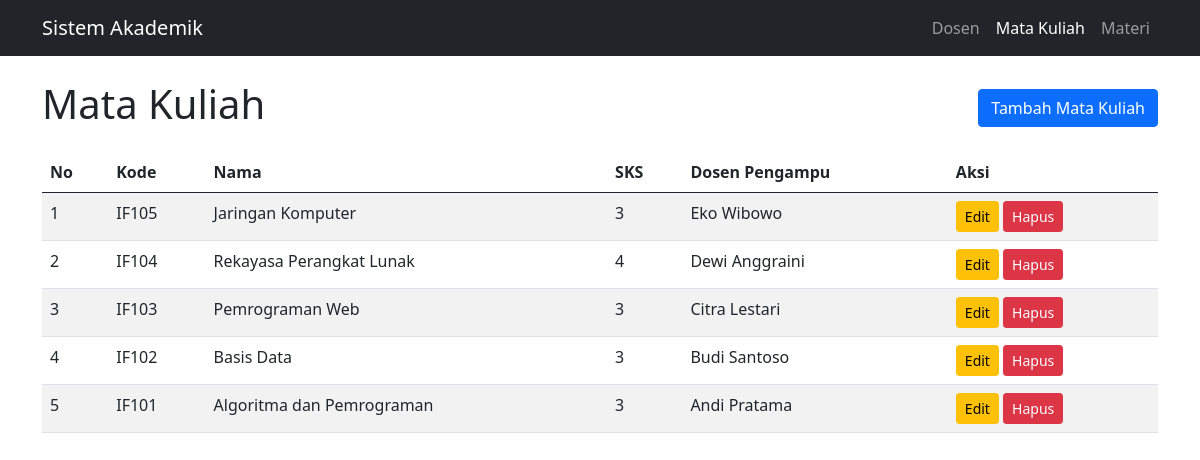
/index.php?page=courses, run on the app's committed database.
### tables this page shows
CREATE TABLE `courses` (
  `id` int(11) NOT NULL,
  `code` varchar(20) NOT NULL,
  `name` varchar(120) NOT NULL,
  `credits` tinyint(3) UNSIGNED NOT NULL DEFAULT 3,
  `lecturer_id` int(11) NOT NULL
);

CREATE TABLE `lecturers` (
  `id` int(11) NOT NULL,
  `name` varchar(100) NOT NULL,
  `nidn` varchar(20) NOT NULL,
  `phone` varchar(20) NOT NULL,
  `join_date` date NOT NULL
);

### controllers/CourseController.php (called while the page is built, shortened)
<?php
include_once __DIR__ . '/../config.php';
include_once __DIR__ . '/../views/CourseView.php';
class CourseController
{
    private $course;
    public function __construct()
    {
        $this->course = new Course(Config::$db_host, Config::$db_user, Config::$db_pass, Config::$db_name);
    }
    public function index()
    {
        $this->course->open();
        $this->course->getCourses();
        $data = array();
        while ($row = $this->course->getResult()) {
            array_push($data, $row);
        }
        (new CourseView())->render($data);
    }
}

### models/DB.php (called while the page is built, shortened)
<?php
require_once __DIR__ . '/../config.php';
class DB
{
    protected ?mysqli $connection = null;
    private string $dbHost;
    private string $dbUser;
    private string $dbPass;
    private string $dbName;
    public function __construct(string $host, string $user, string $pass, string $name)
    {
        $this->dbHost = $host;
        $this->dbUser = $user;
        $this->dbPass = $pass;
        $this->dbName = $name;
    }
    public function open()
    {
        $this->connection = new mysqli($this->dbHost, $this->dbUser, $this->dbPass, $this->dbName);
        $this->connection->set_charset('utf8mb4');
    }
    public function close()
    {
        if ($this->connection !== null) {
            $this->connection = null;
        }
    }
    protected function connection(): mysqli
    {
        return $this->connection;
    }
    public function execute(string $query)
    {
        $this->result = $this->connection()->query($query);
    }
}

### models/Course.php (called while the page is built, shortened)
<?php
require_once __DIR__ . '/DB.php';
class Course extends DB
{
    public function getCourses()
    {
        $sql = 'SELECT courses.*, lecturers.name AS lecturer_name FROM courses JOIN lecturers ON lecturers.id = courses.lecturer_id ORDER BY courses.id DESC';
        $this->execute($sql);
    }
}

### config.php (called while the page is built, shortened)
<?php
function e(?string $value): string
{
    return htmlspecialchars((string) $value, ENT_QUOTES, 'UTF-8');
}

### views/CourseView.php (the view, shortened to what this page needs)
<?php
require_once __DIR__ . '/Template.php';
class CourseView
{
    public function render(array $data)
    {
        $rows = '';
        $no = 1;
        foreach ($data as $course) {
            $id = e((string) $course['id']);
            $rows .= '<tr><td>' . $no++ . '</td><td>' . e($course['code']) . '</td><td>' . e($course['name']) . '</td>'
                . '<td>' . e((string) $course['credits']) . '</td><td>' . e($course['lecturer_name']) . '</td><td>'
                . '<a class="btn btn-sm btn-warning" href="index.php?page=course-edit&amp;id=' . $id . '">Edit</a> '
                . '<form class="d-inline" method="post" action="index.php?page=course-delete" onsubmit="return confirm(\'Hapus mata kuliah ini?\')">'
                . '<input type="hidden" name="id" value="' . $id . '"><button class="btn btn-sm btn-danger">Hapus</button></form></td></tr>';
        }
    }
}

### index.php (shortened to what this page needs)
<?php
require_once __DIR__ . '/config.php';
require_once __DIR__ . '/models/DB.php';
require_once __DIR__ . '/controllers/LecturerController.php';
require_once __DIR__ . '/controllers/CourseController.php';
$page = $_GET['page'] ?? 'lecturers';
if (isset($_POST['save_lecturer'])) {
    $controller = new LecturerController();
    if ($page === 'lecturer-edit') { $controller->edit(); } else { $controller->add(); }
} elseif (isset($_POST['save_course'])) {
    $controller = new CourseController();
    if ($page === 'course-edit') { $controller->edit(); } else { $controller->add(); }
} elseif (isset($_POST['save_material'])) {
    $controller = new CourseMaterialController();
    if ($page === 'material-edit') { $controller->edit(); } else { $controller->add(); }
} elseif (!empty($_GET['page']) && $_GET['page'] === 'lecturer-delete') {
    if ($_SERVER['REQUEST_METHOD'] !== 'POST') { header('Location: index.php'); exit; }
    (new LecturerController())->delete();
} elseif (!empty($_GET['page']) && $_GET['page'] === 'course-delete') {
    if ($_SERVER['REQUEST_METHOD'] !== 'POST') { header('Location: index.php?page=courses'); exit; }
    (new CourseController())->delete();
} elseif (!empty($_GET['page']) && $_GET['page'] === 'material-delete') {
    if ($_SERVER['REQUEST_METHOD'] !== 'POST') { header('Location: index.php?page=materials'); exit; }
    (new CourseMaterialController())->delete();
} elseif ($page === 'lecturer-edit') {
    (new LecturerController())->edit();
} elseif ($page === 'lecturer-create') {
    (new LecturerController())->add();
} elseif ($page === 'course-edit') {
    (new CourseController())->edit();
} elseif ($page === 'course-create') {
    (new CourseController())->add();
} elseif ($page === 'material-edit') {
    (new CourseMaterialController())->edit();
} elseif ($page === 'material-create') {
    (new CourseMaterialController())->add();
} elseif ($page === 'courses') {
    (new CourseController())->index();
} elseif ($page === 'materials') {
    (new CourseMaterialController())->index();
} elseif ($page === 'lecturers') {
    (new LecturerController())->index();
} else {
    header('Location: index.php');
    exit;
}

### views/Template.php
<?php
class Template
{
    private string $content;
    public function __construct(string $filename)
    {
        $path = __DIR__ . '/../templates/' . $filename;
        $this->content = file_get_contents($path) ?: '';
    }
    public function replace(string $token, string $value)
    {
        $this->content = str_replace('{{' . $token . '}}', $value, $this->content);
    }
    public function write()
    {
        echo preg_replace('/\{\{[A-Z_]+\}\}/', '', $this->content);
    }
}

### data on the page
courses: code "IF105", name "Jaringan Komputer", credits "3", lecturer.name "Eko Wibowo"
courses: code "IF104", name "Rekayasa Perangkat Lunak", credits "4", lecturer.name "Dewi Anggraini"
courses: code "IF103", name "Pemrograman Web", credits "3", lecturer.name "Citra Lestari"
courses: code "IF102", name "Basis Data", credits "3", lecturer.name "Budi Santoso"
courses: code "IF101", name "Algoritma dan Pemrograman", credits "3", lecturer.name "Andi Pratama"

### other printed values
preg_replace('/\{\{[A-Z_]+\}\}/', '', $this->content) "Sistem Akademik Dosen Mata Kuliah Materi Mata Kuliah Tambah Mata Kuliah No Kode Nama SKS Dosen Pengampu Aksi"
